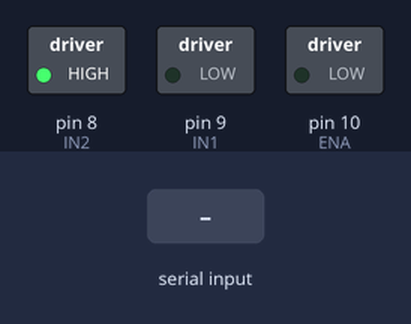
A sketch run on a simulated Arduino Uno, built with avr-gcc and run on an emulated ATmega328P. Shown: switched loads named in the sketch (green lamp = pin HIGH). The test bench sets the inputs (shaded band). What the sketch prints to the serial monitor is not drawn.

Above: at 1.2 s.
1.3 s: "#\n" received over Serial
Timing chart, 0 to 4.3 s (numbered marks = the images above; inputs shaded):
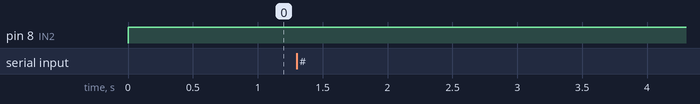

Measured:
- after the input at 1.3 s, every drawn part: stays the same

The sketch:

InputSetRPM.ino
```cpp
#include <LiquidCrystal.h>

#define ENA 10
#define IN1 9
#define IN2 8

//LiquidCrystal lcd(12,11,5,4,3,2);

//int backLight = 7;
/*
 * LCD RS pin to digital pin 12
 * LCD Enable pin to digital pin 11
 * LCD D4 pin to digital pin 5
 * LCD D5 pin to digital pin 4
 * LCD D6 pin to digital pin 3
 * LCD D7 pin to digital pin 2
 * LCD BackLight pin to digital pin 7
 * LCD R/W pin to ground
 * LCD VSS pin to ground
 * LCD VCC pin to 5V
*/

/*
NOTES :
- Lepas kabel pada Pin RX sebelum melakukan upload program ke Arduino UNO
- Gunakan nilai Serial Baudrate 115200 (Posisi di Sudut kanan Bawah)
- Aktifkan opsi Newline pada Serial monitor ketika Input data melalui
  Serial ke Arduino UNO (Posisi di Sudut kanan Bawah)
- Format input nilai RPM initial (RPM yang akan dicapai)
  = $nilai (contoh = $1200), lalu tekan enter (ketika akan
  input nilai RPM, cabut terlebih dahulu kabel yang terhubung ke RX Arduino UNO)
*/

void setup() {
  // put your setup code here, to run once:
  pinMode(ENA, OUTPUT);
  pinMode(IN1, OUTPUT);
  pinMode(IN2, OUTPUT);

  Serial.begin(115200);
//  pinMode(backLight, OUTPUT);
//  digitalWrite(backLight, HIGH);
//  lcd.begin(16, 2);

  //------- Label untuk debug Serial ---------//
  /*
  Serial.print("PWM");
  Serial.print("\tSpeed");
  Serial.println("\tSet Speed");
  */

}

int rpm;
String data, data2;
int setRPM = 0, startSpeed = 0, checkSign, checkSign2;  //startSpeed = nilai PWM 8 bit
char buf_rpm[10];
char buf_speed[10];

void loop() {
  // put your main code here, to run repeatedly:
  digitalWrite(IN1, LOW);
  digitalWrite(IN2, HIGH);

  //setRPM = 1500;   //Set nilai RPM yang akan dicapai Motor DC

    if(Serial.available()>0){
    while(1){
    char c = Serial.read();
    if (c == '\n')break;
    if (c == -1) continue;
    else{data +=c;}
    }

    checkSign = data.indexOf('#');
    checkSign2 = data.indexOf('$');
    if(checkSign == 0){parseCommand(data);}
    if(checkSign2 == 0){parseCommand2(data);}


    data="";


  if(rpm < setRPM && startSpeed <= 255){analogWrite(ENA, startSpeed ++);} //rpm = nilai Integer dari data serial
  if(rpm > setRPM && startSpeed <= 255){analogWrite(ENA, startSpeed --);}
  if(rpm == setRPM){analogWrite(ENA, startSpeed);}
  if(startSpeed > 254){analogWrite(ENA, startSpeed --);}

  //lcd.clear();


//  lcd.setCursor(0, 0);
//  lcd.print("RPM = ");
//  lcd.setCursor(6, 0);
//  sprintf(buf_rpm,"%d",rpm);
//  lcd.print(buf_rpm);
//
//
//  lcd.setCursor(0, 1);
//  lcd.print("PWM = ");
//  lcd.setCursor(6, 1);
//  sprintf(buf_speed,"%d",startSpeed);
//  lcd.print(buf_speed);


  //lcd.print("          ");


  //----------- Untuk Debug lewat Serial -----------//

  Serial.print("PWM : ");
  Serial.print(startSpeed);
  Serial.print("\t");
  Serial.print("RPM : ");
  Serial.println(rpm);
  //Serial.print("\t");
  //Serial.println(setRPM);


   }
}

void parseCommand(String com){
  String parsing;
  String parsing2;

  //#1423\n Format data serial dari ATmega128
  parsing=com.substring(com.indexOf("#")+1);
  rpm=parsing.toInt();
}

void parseCommand2(String com){
  String parsing;

  //$1423\n Format data serial untuk PWM
  parsing=com.substring(com.indexOf("$")+1);
  setRPM=parsing.toInt();
}
```
